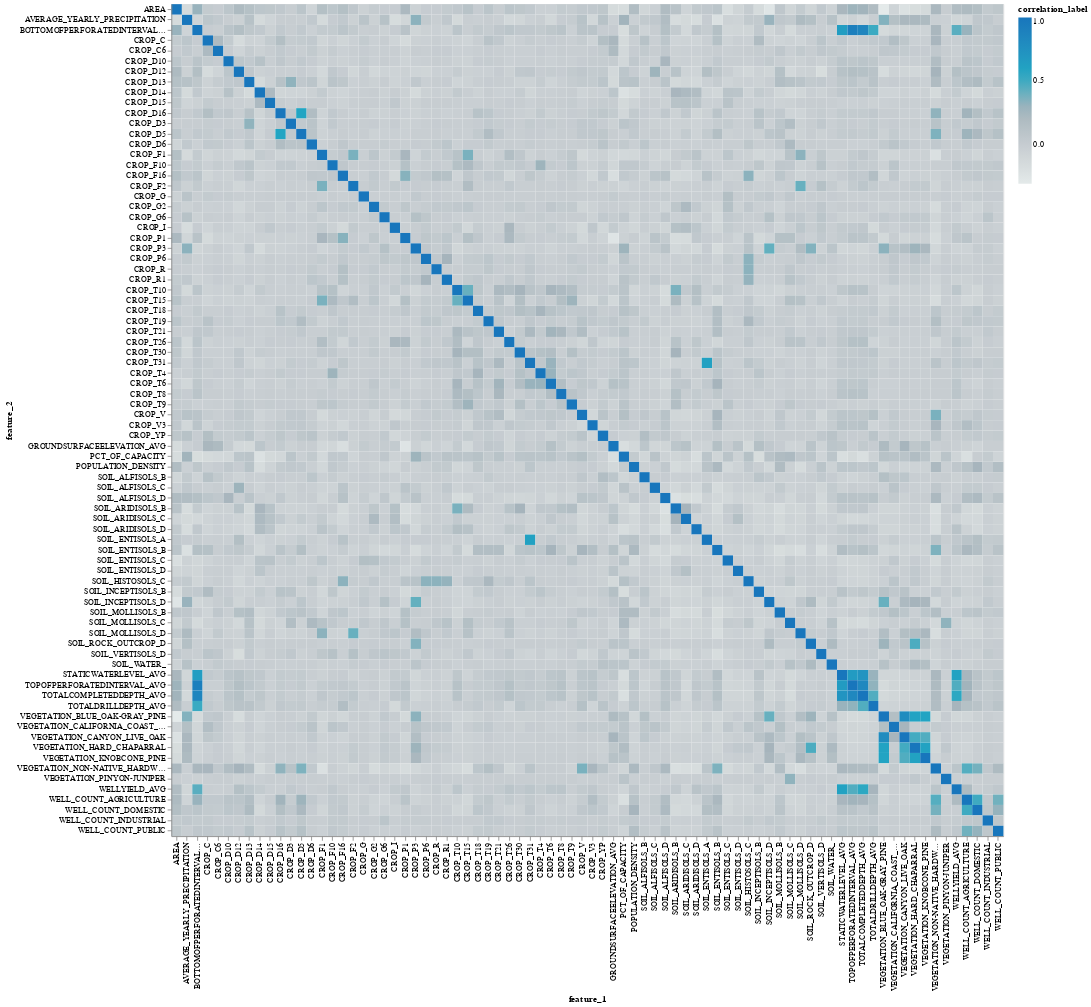

The notebook cell this image was saved under:
### Markdown cell above
### Find feature correlation

### Code cell
draw_corr_heatmap(X_train_scale_df.reset_index(), ['TOWNSHIP_RANGE', 'YEAR'])

### Figure 1 — Vega-Lite specification as saved in the notebook (floating-point values rounded to 4 significant figures; data arrays with more than 128 entries replaced by an {"elided": "..."} marker saying what was removed)
{"config": {"view": {"continuousWidth": 400, "continuousHeight": 300}}, "data": {"name": "data-0767dad22a9f8b91ca0639625635cf62"}, "mark": "rect", "encoding": {"color": {"field": "correlation_label", "scale": {"scheme": "lightgreyteal"}, "type": "quantitative"}, "tooltip": [{"field": "feature_1", "title": "feature_1", "type": "nominal"}, {"field": "feature_2", "title": "feature_2", "type": "nominal"}, {"field": "correlation_label", "title": "Correlation Value", "type": "quantitative"}], "x": {"field": "feature_1", "type": "nominal"}, "y": {"field": "feature_2", "type": "nominal"}}, "height": 1000, "width": 1000, "$schema": "https://vega.github.io/schema/vega-lite/v4.17.0.json", "datasets": {"data-0767dad22a9f8b91ca0639625635cf62": {"elided": "6400 records"}}}
